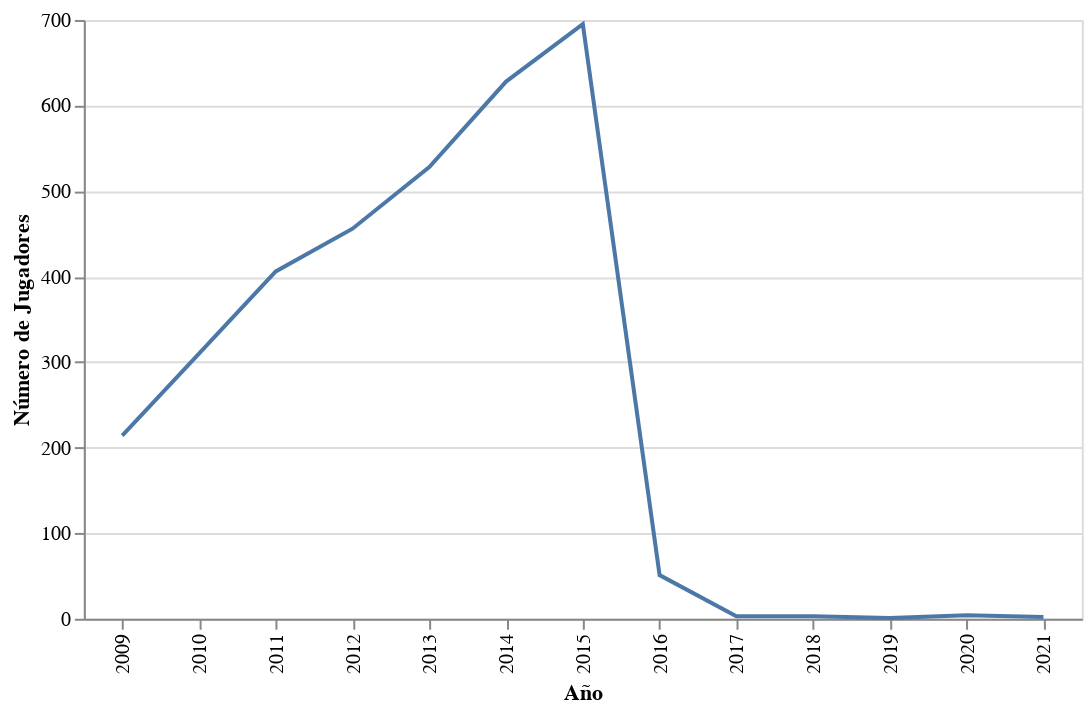

The notebook cell saved with this chart:
### Markdown cell above
Mostramos con Altair nuestro primer gráfico: el número de jugadores distintos de que disponemos
por temporada, otra cosa es que en cada temporada, un jugador cambie de equipo alguna vez, o se 
realiza una actualización de los atributos futbolísticos. 

Vemos como en las 5 últimas temporadas(2017-2021) no hay una gran cantidad de datos significativos, al principio ya se comentó que los datos recogidos son basicamente de entre 2008/2009 y 2015/2016

### Code cell
import altair as alt

alt.Chart(df_for_altair.T.reset_index()).mark_line().encode(
      alt.X('index:N',title="Año"),
      alt.Y('numero_jugadores:Q',title="Número de Jugadores" )
).properties(
    width=500)

### Figure 1 — Vega-Lite specification as saved in the notebook (floating-point values rounded to 4 significant figures)
{"config": {"view": {"continuousWidth": 300, "continuousHeight": 300}}, "data": {"name": "data-6c4df60541046db868538f097ffe91e7"}, "mark": {"type": "line"}, "encoding": {"x": {"field": "index", "title": "Año", "type": "nominal"}, "y": {"field": "numero_jugadores", "title": "Número de Jugadores", "type": "quantitative"}}, "width": 500, "$schema": "https://vega.github.io/schema/vega-lite/v5.17.0.json", "datasets": {"data-6c4df60541046db868538f097ffe91e7": [{"index": "2009", "numero_jugadores": 214}, {"index": "2010", "numero_jugadores": 310}, {"index": "2011", "numero_jugadores": 406}, {"index": "2012", "numero_jugadores": 456}, {"index": "2013", "numero_jugadores": 528}, {"index": "2014", "numero_jugadores": 628}, {"index": "2015", "numero_jugadores": 695}, {"index": "2016", "numero_jugadores": 51}, {"index": "2017", "numero_jugadores": 3}, {"index": "2018", "numero_jugadores": 3}, {"index": "2019", "numero_jugadores": 1}, {"index": "2020", "numero_jugadores": 4}, {"index": "2021", "numero_jugadores": 2}]}}
